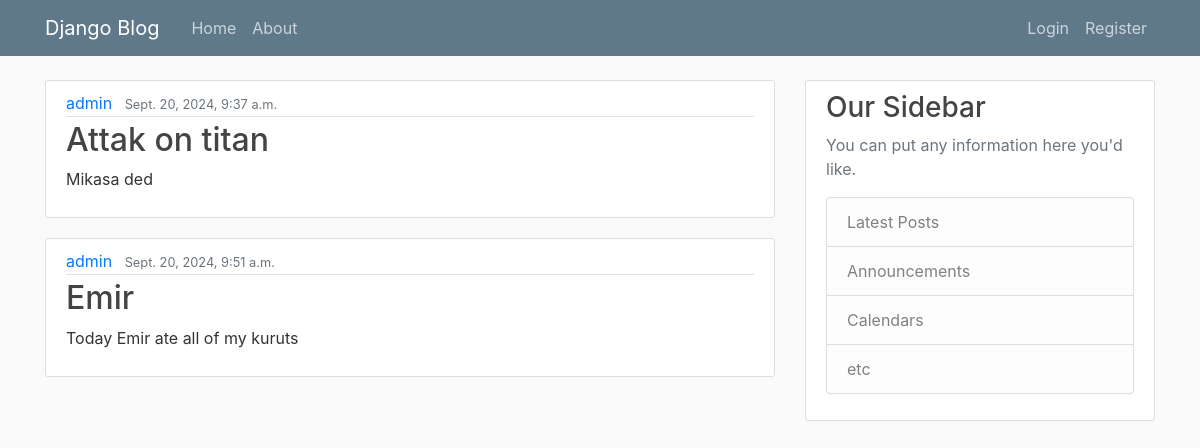
Before: / with the older database file.
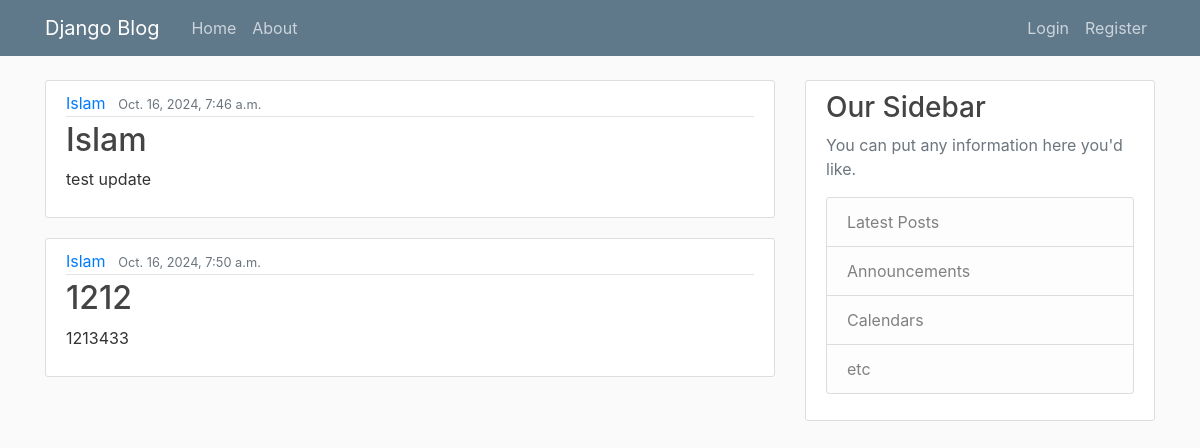
After: the same page with the newer database file.
### blog/models.py (models this page shows, shortened)
class Post(models.Model):
    title = models.CharField(max_length=120, blank=True, null=True)
    content = models.TextField()
    date_posted = models.DateTimeField(auto_now=True)
    author = models.ForeignKey(User, on_delete=models.CASCADE)

### blog/views.py (the view)
# urls.py: path('', PostListView.as_view(), name='blog-home'),
class PostListView (ListView):
    model = Post
    template_name = "blog/home.html"
    context_object_name = 'posts'

### blog/templates/blog/home.html
{% extends "blog/base.html" %}
{% block content %}
    {% for post in posts %}
        <article class="media content-section">
          <div class="media-body">
            <div class="article-metadata">
              <a class="mr-2" href="#">{{ post.author }}</a>
              <small class="text-muted">{{ post.date_posted }}</small>
            </div>
            <h2><a class="article-title" href="#">{{ post.title }}</a></h2>
            <p class="article-content">{{ post.content }}</p>
          </div>
        </article>
    {% endfor %}
{% endblock content %}

### blog/templates/blog/base.html (shortened to what this page needs)
{% load static %}
<!DOCTYPE html>
<html>
<head>
    <link rel="stylesheet" href="https://maxcdn.bootstrapcdn.com/bootstrap/4.0.0/css/bootstrap.min.css">
    <link rel="stylesheet" type="text/css" href="{% static 'blog/main.css' %}">
</head>
<body>
    <header class="site-header">
      <nav class="navbar navbar-expand-md navbar-dark bg-steel fixed-top">
        <div class="container">
          <a class="navbar-brand mr-4" href="{% url 'blog-home' %}">Django Blog</a>
          <div class="collapse navbar-collapse" id="navbarToggle">
            <div class="navbar-nav mr-auto">
              <a class="nav-item nav-link" href="{% url 'blog-home' %}">Home</a>
              <a class="nav-item nav-link" href="#">About</a>
            </div>
            <div class="navbar-nav">
              {%if user.is_authenticated %}
              <a class="nav-item nav-link" href="{%url 'Profile'%}">Profile</a>
              <a class="nav-item nav-link" href="{%url 'logout'%}">Logout</a>
              {%else%}
                <a class="nav-item nav-link" href="{%url 'login'%}">Login</a>
                <a class="nav-item nav-link" href="{%url 'register'%}">Register</a>
              {%endif%}
            </div>
          </div>
        </div>
      </nav>
    </header>
    <main role="main" class="container">
      <div class="row">
        <div class="col-md-8">
          {% block content %}{% endblock %}
        </div>
        <div class="col-md-4">
          <div class="content-section">
            <h3>Our Sidebar</h3>
            <p class='text-muted'>You can put any information here you'd like.
              <ul class="list-group">
                <li class="list-group-item list-group-item-light">Latest Posts</li>
                <li class="list-group-item list-group-item-light">Announcements</li>
                <li class="list-group-item list-group-item-light">Calendars</li>
                <li class="list-group-item list-group-item-light">etc</li>
              </ul>
            </p>
          </div>
        </div>
      </div>
    </main>
</body>
</html>

### blog/static/blog/main.css (style rules this page uses)
body { background: #fafafa; color: #333333; margin-top: 5rem; }
h1, h2, h3, h4, h5, h6 { color: #444444; }
ul { margin: 0; }
.bg-steel { background-color: #5f788a; }
.site-header .navbar-nav .nav-link { color: #cbd5db; }
.content-section { background: #ffffff; padding: 10px 20px; border: 1px solid #dddddd; border-radius: 3px; margin-bottom: 20px; }
.article-title { color: #444444; }
.article-content { white-space: pre-line; }
.article-metadata { padding-bottom: 1px; margin-bottom: 4px; border-bottom: 1px solid #e3e3e3 }

Changed rows visible on the page:
removed Post: author "admin", date_posted "Sept. 20, 2024, 9:37 a.m.", title "Attak on titan", content "Mikasa ded"
removed Post: author "admin", date_posted "Sept. 20, 2024, 9:51 a.m.", title "Emir", content "Today Emir ate all of my kuruts"
added Post: author "Islam", date_posted "Oct. 16, 2024, 7:46 a.m.", title "Islam", content "test update"
added Post: author "Islam", date_posted "Oct. 16, 2024, 7:50 a.m.", title "1212", content "1213433"
